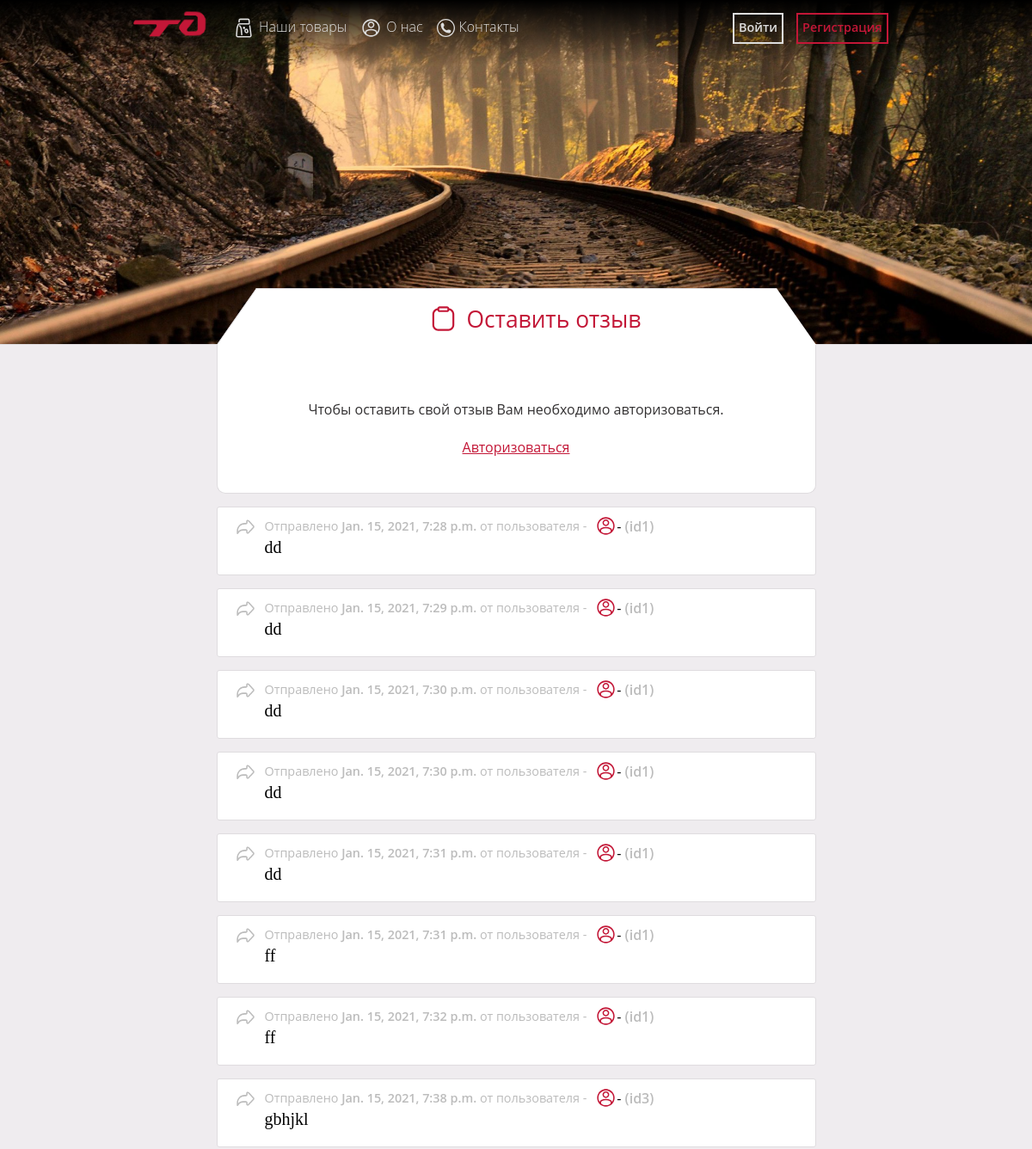
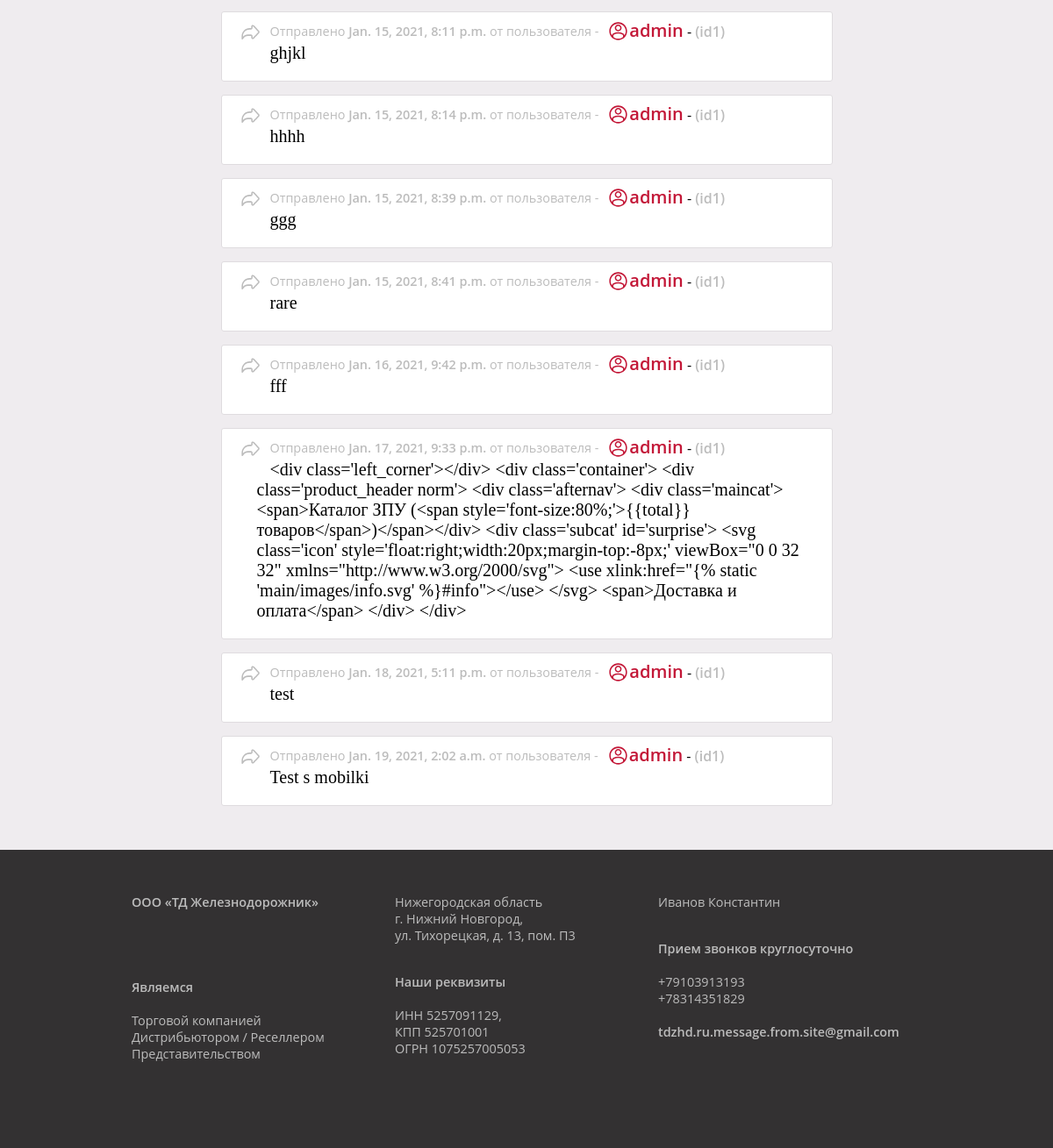
The page /feedback/ on the database its author committed (2 pictures, top to bottom).
### feedback/models.py (models this page shows, shortened)
class Comments(models.Model):
    userid = models.IntegerField('ID Автора')
    user = models.CharField('Пользователь',max_length=250)
    text = models.TextField('Текст отзыва',max_length=1000)
    date = models.DateTimeField('Время', auto_now_add=True)
    class Meta:
        verbose_name = 'Отзыв'
        verbose_name_plural = 'Отзывы'

### feedback/views.py (the view, shortened to what this page needs)
# urls.py: path('', views.toComments, name='feedback'),
def toComments(request):
    comments = Comments.objects.all()
    error = ''
    form = CommentsForm()
    data = {
        'feedback':comments,
        'form':form,
        'error':error,
    }
    return render(request, 'feedback/feedback.html', data)

### feedback/templates/feedback/feedback.html (shortened to what this page needs)
{% extends 'main/page.html' %}
{% load static %}
{% block content %}
<div class='product_list'>
{% include 'main/crown.html' %}
<div class='monkiflip'>
  <div style='margin: 0 auto;text-align:center;'>
    {% if user.is_authenticated %}
    <div class='supreme xl' style='top:-18px;'>
    {% else %}
    <div class='supreme xl' style='top:-68px;'>
    {% endif %}
      <svg style="width:35px;float:left;fill:#c31737;fill-rule:evenodd;clip-rule:evenodd;stroke-linejoin:round;stroke-miterlimit:2;" version="1.1" viewBox="0 0 24 24" width="30px" xml:space="preserve" xmlns="http://www.w3.org/2000/svg" xmlns:serif="http://www.serif.com/" xmlns:xlink="http://www.w3.org/1999/xlink">
        <use xlink:href="{% static 'main/images/comment.svg' %}#comment"></use>
      </svg>
      <span style='float:left;margin-left:10px;'>Оставить отзыв</span>
    </div>
  {% if user.is_authenticated %}
  <form method="post" class='baseform'>
    {% csrf_token %}
    <div class="form-row">
        <input type="IntegerField" name="userid" style='visibility:hidden' id="userid_form" value='{{user.id}}' class="input-text" placeholder="Логин" required>
    </div>
    <div class="form-row">
        <input type="text" name="user" style='visibility:hidden' id="user_form" value='{{user.username}}' class="input-text" placeholder="Логин" required>
    </div>
    <br><label class='special'>Поделитесь с нами своим мнением</label><br>
    <textarea name="text" class='areafields'></textarea>
    {{form.captcha}}
    <span>{{form.user.value}}</span>
    <span>
        {% if error %}
            {{error}}
        {% endif %}
        {% if fix %}
        <br>{{fix}}
          {% endif %}
    </span><br>
    <button type="submit">Оставить отзыв</button>
  </form>
  {% else %}
    <br><br>
    <span style='color:#333132;'>Чтобы оставить свой отзыв Вам необходимо авторизоваться.</span><br><br>
    <a href="{% url 'login' %}" class='sub'>Авторизоваться</a><br><br>
  {% endif %}
  </div>
</div>
{% if feedback%}
  {% for comment in feedback %}
    <div class='comment'>
      <div class='comment_header' style='width:100%;float:left;'>
        <svg class='icon' style="fill:#bcbcbc;float:left;margin-right:10px;fill-rule:evenodd;clip-rule:evenodd;stroke-linejoin:round;stroke-miterlimit:2;" version="1.1" viewBox="0 0 24 24" width="30px" xml:space="preserve" xmlns="http://www.w3.org/2000/svg" xmlns:serif="http://www.serif.com/" xmlns:xlink="http://www.w3.org/1999/xlink">
          <use xlink:href="{% static 'main/images/reply.svg' %}#reply"></use>
        </svg>
        <div style='float:left;'>
          <span style='color:#bcbcbc;font-size:90%;'>Отправлено <span style='font-weight:600;'>{{comment.date}}</span> от пользователя -</span>
        </div>
        <div style='float:left;margin-top:-3px;'>
          <svg class='icon' style="float:left;margin-top:2px;margin-left:10px;fill:#c31737;fill-rule:evenodd;clip-rule:evenodd;stroke-linejoin:round;stroke-miterlimit:2;" version="1.1" viewBox="0 0 24 24" width="30px" xml:space="preserve" xmlns="http://www.w3.org/2000/svg" xmlns:serif="http://www.serif.com/" xmlns:xlink="http://www.w3.org/1999/xlink">
            <use xlink:href="{% static 'main/images/contacts.svg' %}#contacts"></use>
          </svg>
        <span style='color:#c31737;font-size:125%;font-weight:600;'>{{comment.user}}</span>
         - <span style='font-weight:600;color:#bcbcbc;'>(id{{comment.userid}})</span>
         </div>
      </div>
      <br>
      <div style='max-width:640px;margin-left:20px;min-height:20px;'>
          <span style='margin-left:15px;font-size:125%;font-family:cambria, serif;'>{{comment.text}}</span>
      </div>
    </div>
  {% endfor %}
{% else %}
  <h2>Отзывов еще нет. Будьте первым!</h2>
{% endif %}
{% endblock %}

### main/static/main/css/basic.css (style rules this page uses)
body { font-family:'open sans',helvetica,sans-serif; background-color:#efecef; }
.product_list { margin:0 auto; min-height:400px; padding-left:0px; display:flex; -webkit-flex-wrap: wrap; flex:wrap; width:100%; }
a { text-decoration:none; }
.sub { text-decoration:underline; color:#c31737; }
.icon { width:25px; color:#454249; }
.monkiflip { background:#fff; border-radius:0px 0px 10px 10px; border:1px solid #dfdcdf; border-style:none solid solid solid; padding:20px; margin:0 auto; margin-top:-65px; width:100%; max-width:655px; }
.supreme { position:relative; top:-68px; text-align:center; z-index:4; font-size:165%; color:#c31737; }
.comment { background:#fff; padding:10px 20px 20px 20px; width:100%; max-width:655px; margin:0 auto; margin-top:15px; border:1px solid #dfdcdf; border-radius:3px; }

### main/static/main/css/resize.css (style rules this page uses)
@media (max-width:1209px) { .product_list { max-width:910px; margin-top:400px; } }
@media (max-width:1209px) { .supreme { top:-18px; margin-left:155px; } }
@media (max-width:1209px) { .xl { margin-left:225px; } }

### rows shown on the page
Comments: date "Jan. 15, 2021, 7:28 p.m.", userid "1", text "dd"
Comments: date "Jan. 15, 2021, 7:29 p.m.", userid "1", text "dd"
Comments: date "Jan. 15, 2021, 7:30 p.m.", userid "1", text "dd"
Comments: date "Jan. 15, 2021, 7:30 p.m.", userid "1", text "dd"
Comments: date "Jan. 15, 2021, 7:31 p.m.", userid "1", text "dd"
Comments: date "Jan. 15, 2021, 7:31 p.m.", userid "1", text "ff"
Comments: date "Jan. 15, 2021, 7:32 p.m.", userid "1", text "ff"
Comments: date "Jan. 15, 2021, 7:38 p.m.", userid "3", text "gbhjkl"
Comments: date "Jan. 15, 2021, 8:11 p.m.", user "admin", userid "1", text "ghjkl"
Comments: date "Jan. 15, 2021, 8:14 p.m.", user "admin", userid "1", text "hhhh"
Comments: date "Jan. 15, 2021, 8:39 p.m.", user "admin", userid "1", text "ggg"
Comments: date "Jan. 15, 2021, 8:41 p.m.", user "admin", userid "1", text "rare"
Comments: date "Jan. 16, 2021, 9:42 p.m.", user "admin", userid "1", text "fff"
Comments: date "Jan. 17, 2021, 9:33 p.m.", user "admin", userid "1", text "<div class='left_corner'></div> <div class='container'> <div class='product_header norm'> <div class='afternav'> <div class='maincat'><span>Каталог ЗПУ (<span style='font-size:80%;'>{{total}} товаров</span>)</span></div> <div class='subcat' id='surprise'> <svg class='icon' style='float:right;width:20px;margin-top:-8px;' viewBox=\"0 0 32 32\" xmlns=\"http://www.w3.org/2000/svg\"> <use xlink:href=\"{% static 'main/images/info.svg' %}#info\"></use> </svg> <span>Доставка и оплата</span> </div> </div>"
Comments: date "Jan. 18, 2021, 5:11 p.m.", user "admin", userid "1", text "test"
Comments: date "Jan. 19, 2021, 2:02 a.m.", user "admin", userid "1", text "Test s mobilki"
